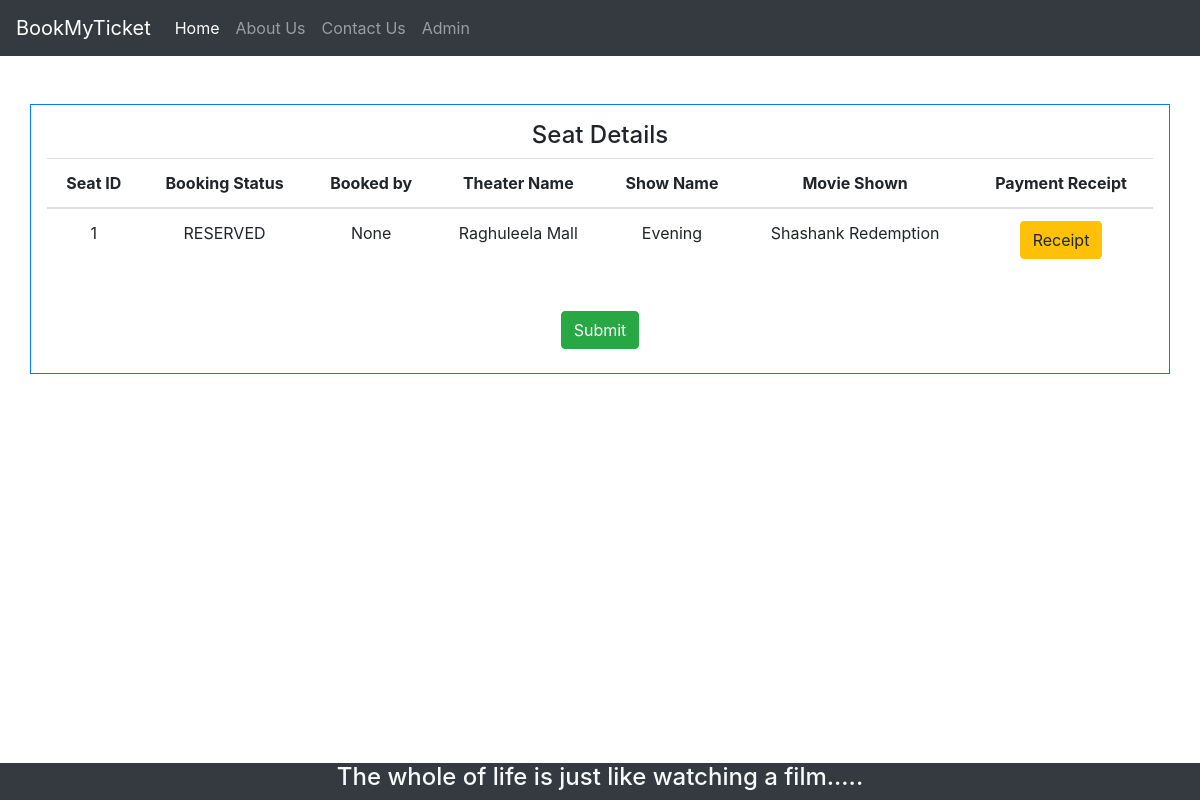
The page /customer/booking/payment/1 on the database its author committed.
### bookings/models.py (models this page shows, shortened)
class Seats(models.Model):
	BOOKING_STATUS = (
		('BOOKED', 'BOOKED'),
		('AVAILABLE', 'AVAILABLE'),
		('RESERVED','RESERVED'),
		('NOT_AVAILABLE','NOT_AVAILABLE')
	)
	booking_status = models.CharField(max_length=24, null=True, choices=BOOKING_STATUS, default=BOOKING_STATUS[1][0])
	booked_by_cust = models.ForeignKey(Customer, null=True, on_delete= models.SET_NULL)
	shows = models.ForeignKey(Shows, null=True, on_delete= models.SET_NULL)
	class Meta:
		db_table = 'Seats'

class Shows(models.Model):
	name = models.CharField(max_length=24, null=True)
	theater = models.ForeignKey(Theater, null=True, on_delete= models.CASCADE)
	movie_shown = models.ForeignKey(Movie, null=True, on_delete= models.SET_NULL)
	class Meta:
         db_table = 'Shows'

class Theater(models.Model):
	name = models.CharField(max_length=24, null=True)
	description = models.CharField(max_length=100, null=True)
	located_city = models.ForeignKey(City, null=True,on_delete=models.CASCADE)
	seats_count = models.IntegerField(default=0)
	service_charges = models.IntegerField(default=0)	# add up to movie charges in total bill.

class Movie(models.Model):
	name = models.CharField(max_length=24, null=True, default="")
	markup_price = models.IntegerField(default=0)
	duration_in_min = models.CharField(max_length=24, null=True, default="")
	genre = models.CharField(max_length=24, null=True, default="")
	release_date = models.CharField(max_length=24, null=True, default="")
	language_avail = models.CharField(max_length=24, null=True, default="")
	shown_in_theater = models.ManyToManyField(Theater)
	def __str__(self):
		return self.name

### bookings/views.py (the view)
# urls.py: path('customer/booking/payment/<seat_id>', views.Cust_Booking_Payment, name="select_payment"),
def Cust_Booking_Payment(request, seat_id):
    if(request.method == 'GET'):
        seat = Seats.objects.get(id=seat_id)
        return render(request, 'bookings/webpages/Customer/Cust_Booking_Payment.html', {'seat': seat})
    else:
        print("Create Booking in DB.")
        return redirect('/')

### bookings/templates/bookings/webpages/Customer/Cust_Booking_Payment.html (shortened to what this page needs)
{% extends 'bookings/common/HeaderAndFooter.html' %}
{% block content %}
<div class="container text-center p-3 my-5 border border-primary">
    <h4>Seat Details</h4>
    <table class="table">
        <thead>
            <tr>
                <th scope="col">Seat ID</th>
                <th scope="col">Booking Status</th>
                <th scope="col">Booked by </th>
                <th scope="col">Theater Name</th>
                <th scope="col">Show Name</th>
                <th scope="col">Movie Shown</th>
                <th scope="col">Payment Receipt</th>
            </tr>
        </thead>
        <tbody>
            <tr>
                <td>{{seat.id}}</td>
                <td>{{seat.booking_status}}</td>
                <td>{{seat.booked_by_cust}}</td>
                <td>{{seat.shows.theater.name}}</td>
                <td>{{seat.shows.name}}</td>
                <td>{{seat.shows.movie_shown}}</td>
                <td>
                    <button type="button" class="btn btn-warning" data-toggle="modal"
                        data-target="#myModal">Receipt</button>
                </td>
            </tr>
        </tbody>
    </table>
    <form method="POST" action="">
        <br>
        <input class="btn btn-success mb-2" type="submit" name="Submit">
    </form>
</div>
{% endblock %}

### static/css/main.css (style rules this page uses)
html,body { height:100%; min-height:100%; }

### rows shown on the page
Seats: id "1", booking_status "RESERVED", booked_by_cust "None", shows.theater.name "Raghuleela Mall", shows.name "Evening", shows.movie_shown "Shashank Redemption"
